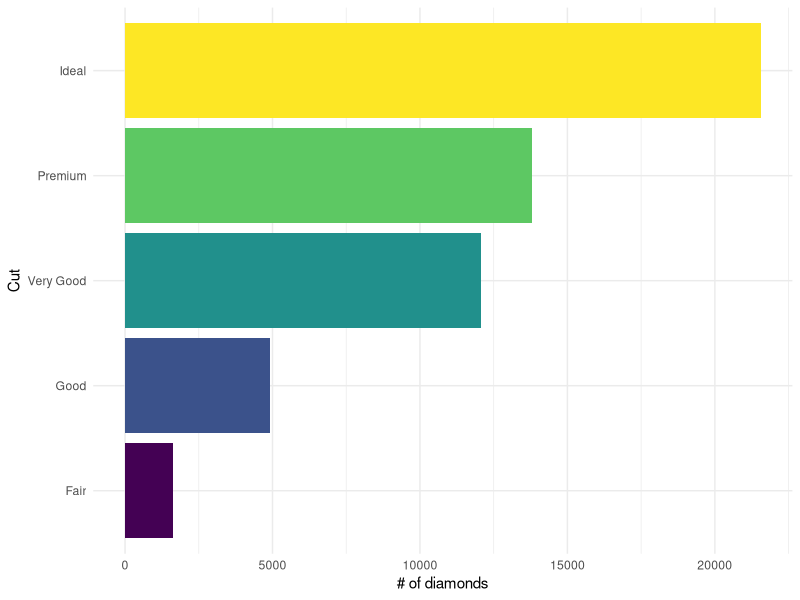
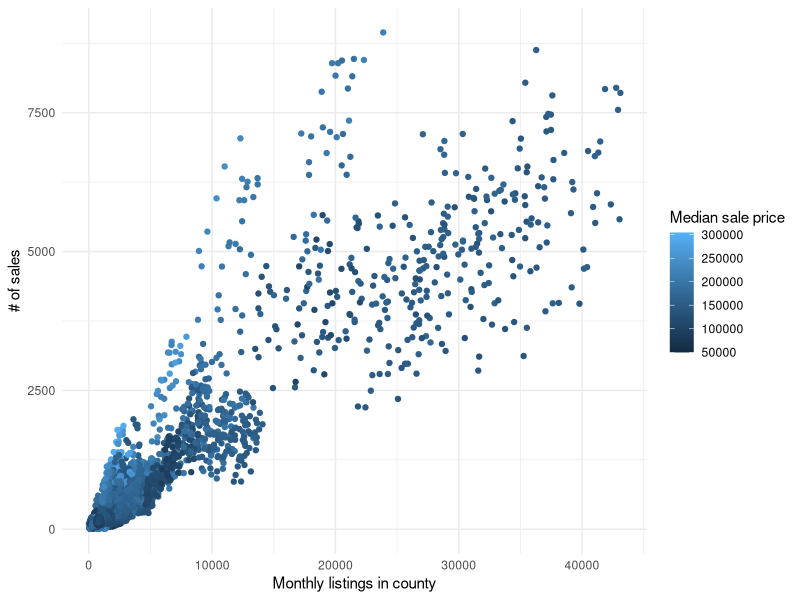
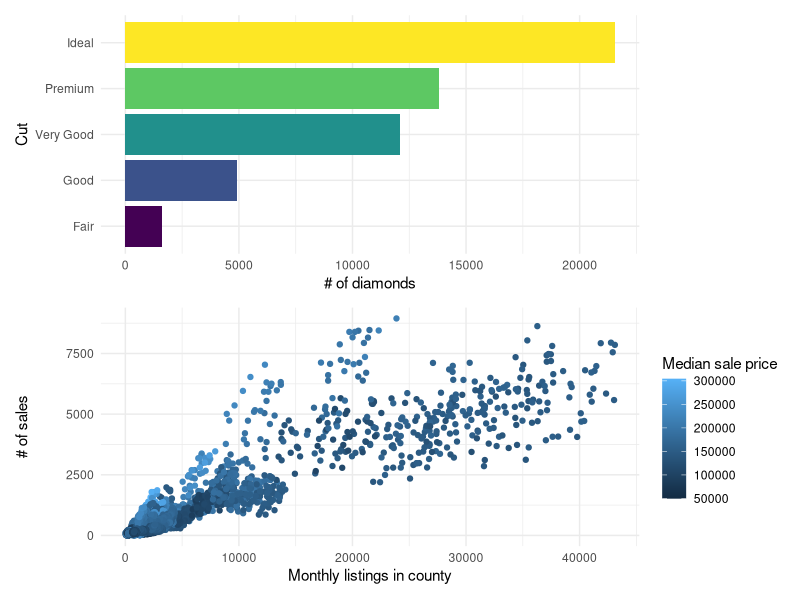

Reproduce these figures in R, in order.
## ---- chunk 1
library(tidyverse)
library(patchwork) # to put both plots in the same image

theme_set(theme_minimal())
## ---- chunk 2
bar_chart <- ggplot(diamonds, aes(cut, fill = cut)) + 
  geom_bar() + 
  coord_flip() +
  # fill guide would just duplicate x-axis label and take up space
  guides(fill = FALSE) +
  labs(x = "Cut", y = "# of diamonds")

bar_chart
## ---- chunk 3
scatter_plot <- ggplot(txhousing, aes(listings, sales, color = median)) +
  geom_point() +
  labs(x = "Monthly listings in county", 
       y = "# of sales",
       color = "Median sale price")

scatter_plot
## ---- chunk 4
patch <- bar_chart / scatter_plot

patch
## ---- chunk 5

## ---- chunk 6

